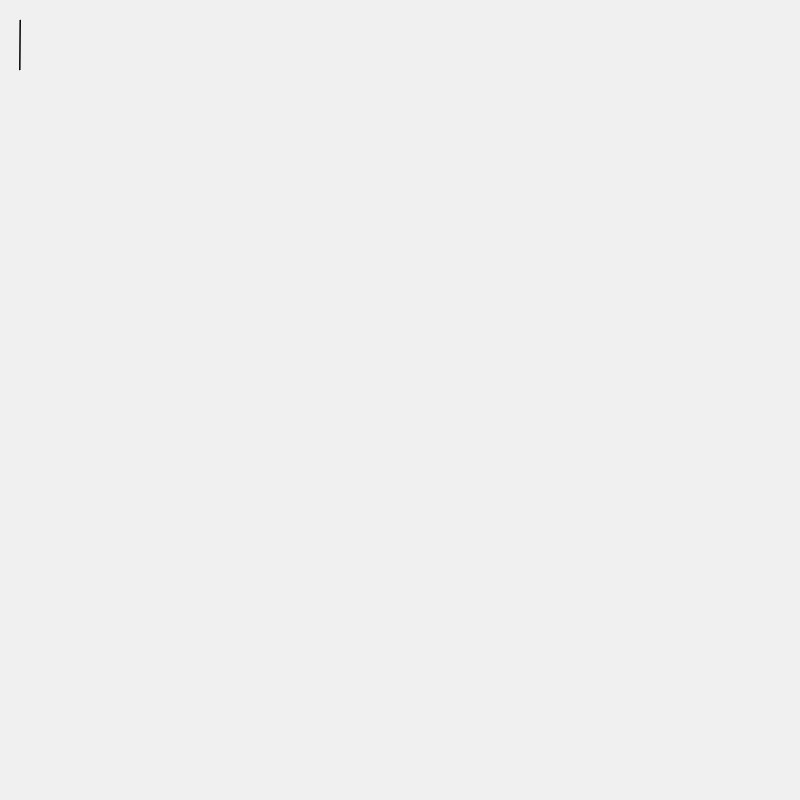
Frame 1 (no input)
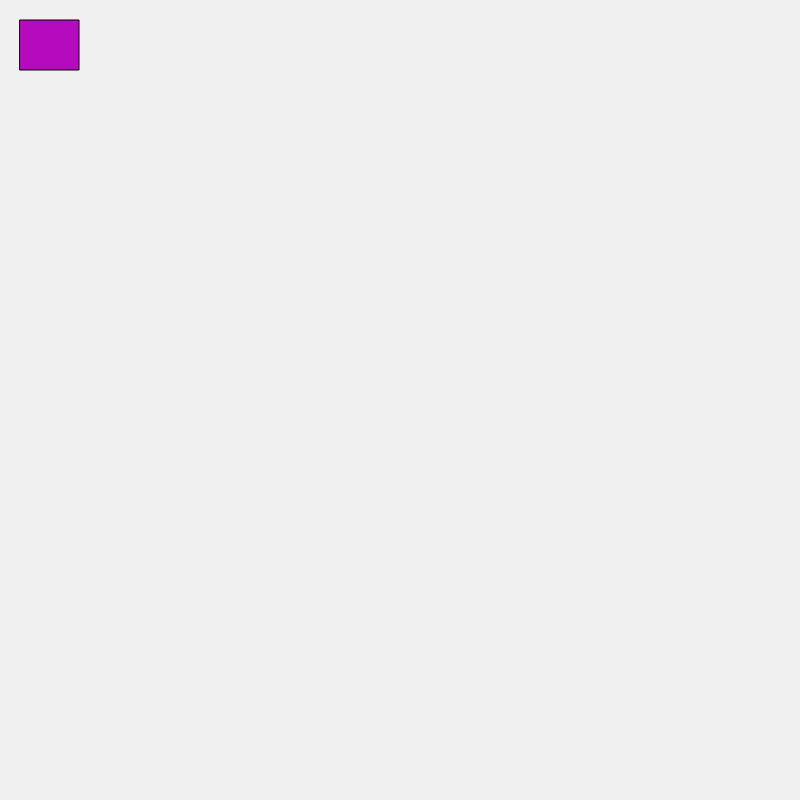
Frame 60 (no input)
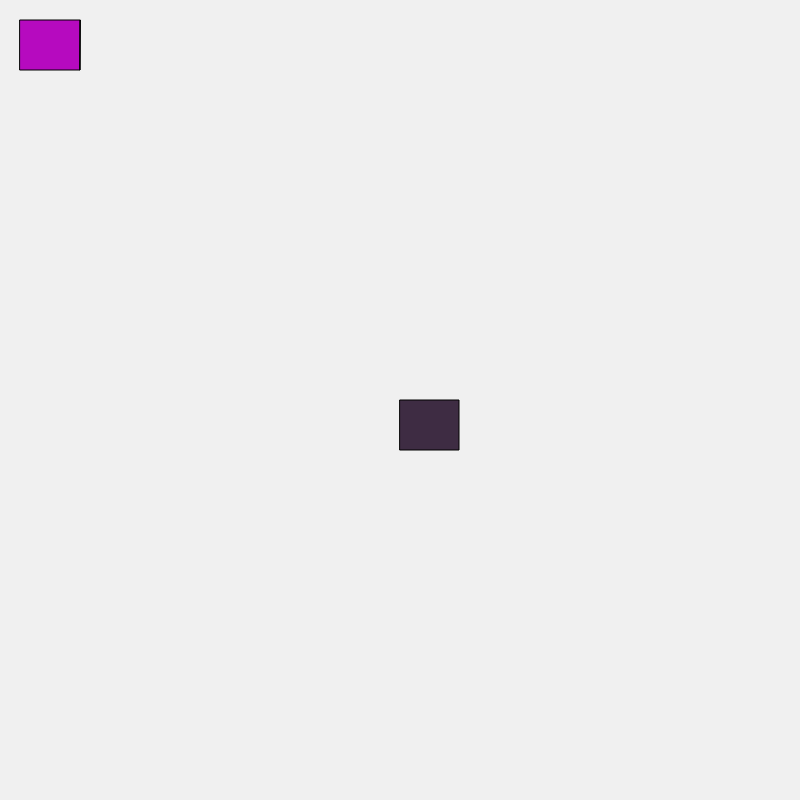
Frame 120 (the mouse pressed at the canvas centre since frame 60)

The p5.js sketch that drew these frames (run headless with seeded random() and noise() and a simulated clock; from frame 60 on, the mouse is pressed at the canvas centre):

// p5.js sketch
// ── sketch.js
let rectangles = [];
let run = true;
function preload(){

}

function setup(){
    createCanvas(800, 800);
    rectangles.push(new Rectangle(20, 20, color(random(255), random(50), random(255)), 0, true));
}

function draw(){
    background("#f0f0f0");
    if(run){
        for(let i = 0; i < rectangles.length; i++){
            rectangles[i].print();
        }  
    }
}

function mousePressed(){
    if(mouseButton = LEFT){
        console.log("left")
        for(let i = 0; i < rectangles.length; i++){
            rectangles[i].currentRect = false;
        }
        let previousX = rectangles[rectangles.length - 1].x + rectangles[rectangles.length - 1].w;
        let previousY = rectangles[rectangles.length - 1].y;
        rectangles.push(new Rectangle(previousX, previousY, color(random(50), random(255), random(255)), 0, true));   
    }
    if(mouseButton = CENTER){
        console.log("center");
        for(let i = 0; i < rectangles.length; i++){
            rectangles[i].currentRect = false;
        }
        rectangles.push(new Rectangle(mouseX, mouseY, color(random(255), random(255), random(255)), 0, true))
    }
    
}

function keyPressed(){
    for(let i = 0; i < rectangles.length; i++){
        rectangles[i].currentRect = false;
    }
    let previousX = rectangles[rectangles.length - 1].x + rectangles[rectangles.length - 1].w;
    let previousY = rectangles[rectangles.length - 1].y;
    rectangles.push(new Rectangle(previousX, previousY, color(random(255), random(255), random(255)), 0, true));
}

function windowResized(){
    if(windowWidth < 800 && windowHeight < 800){
        resizeCanvas(windowWidth, windowHeight);
    }
    else if(windowWidth < 800){
        resizeCanvas(windowWidth, 800);
    }
    else if(windowHeight < 800){
        resizeCanvas(800, windowWidth);
    }
}

class Rectangle{
    constructor(x, y, c, w, currentRect){
        this.x = x;
        this.y = y;
        this.c = c;
        this.w = w;
        this.currentRect = currentRect;
    }

    print(){
        fill(this.c);
        rect(this.x, this.y, this.w, 50);
        if(this.currentRect && this.x + this.w < 800){
            this.w++;
        }
    }
}
